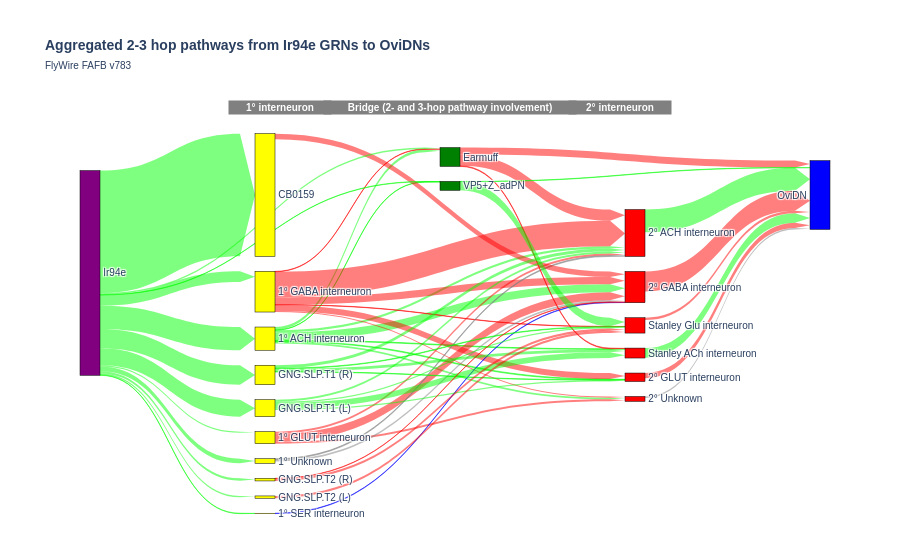

Notebook code for this chart:
### Code cell
import plotly.graph_objects as go

aggregated = pd.read_csv("grouped_edge_list.csv")

# Build global labels
name_to_idx = {}
labels = []

source = []
target = []
value = []

for group in aggregated['pre_group'].unique():
    if group not in name_to_idx:
        name_to_idx[group] = len(labels)
        labels.append(group)

for group in aggregated['post_group'].unique():
    if group not in name_to_idx:
        name_to_idx[group] = len(labels)
        labels.append(group)

for _, row in aggregated.iterrows():
    if row['pre_group'] == row['post_group']: continue
    source.append(name_to_idx[row['pre_group']])
    target.append(name_to_idx[row['post_group']])
    value.append(row['syn_count'])

name_to_color = { # Key by group name for easier identification
    "Ir94e": {"line": "purple", "arrow": "rgba(0, 255, 0, 0.5)"},
    "GNG.SLP.T1 (L)": {"line": "yellow", "arrow": "rgba(0, 255, 0, 0.5)"},
    "GNG.SLP.T1 (R)": {"line": "yellow", "arrow": "rgba(0, 255, 0, 0.5)"},
    "GNG.SLP.T2 (L)": {"line": "yellow", "arrow": "rgba(255, 0, 0, 0.5)"},
    "GNG.SLP.T2 (R)": {"line": "yellow", "arrow": "rgba(255, 0, 0, 0.5)"},
    "Earmuff": {"line": "green", "arrow": "rgba(255, 0, 0, 0.5)"},
    "Stanley Glu interneuron": {"line": "red", "arrow": "rgba(255, 0, 0, 0.5)"},
    "Stanley ACh interneuron": {"line": "red", "arrow": "rgba(0, 255, 0, 0.5)"},
    "OviDN": {"line": "blue", "arrow": "rgba(0, 255, 0, 0.5)"},
    "1° ACH interneuron": {"line": "yellow", "arrow": "rgba(0, 255, 0, 0.5)"},
    "1° GABA interneuron": {"line": "yellow", "arrow": "rgba(255, 0, 0, 0.5)"},
    "1° GLUT interneuron": {"line": "yellow", "arrow": "rgba(255, 0, 0, 0.5)"},
    "1° SER interneuron": {"line": "yellow", "arrow": "rgba(0, 0, 255, 0.5)"},
    "2° ACH interneuron": {"line": "red", "arrow": "rgba(0, 255, 0, 0.5)"},
    "2° GABA interneuron": {"line": "red", "arrow": "rgba(255, 0, 0, 0.5)"},
    "2° GLUT interneuron": {"line": "red", "arrow": "rgba(255, 0, 0, 0.5)"},
    "AVLP315": {"line": "red", "arrow": "rgba(0, 255, 0, 0.5)"},
    "CB0159": {"line": "yellow", "arrow": "rgba(255, 0, 0, 0.5)"},
    "CB0437": {"line": "yellow", "arrow": "rgba(0, 255, 0, 0.5)"},
    "CB0550": {"line": "red", "arrow": "rgba(255, 0, 0, 0.5)"},
    "SLP234": {"line": "yellow", "arrow": "rgba(0, 255, 0, 0.5)"},
    "SLP236": {"line": "red", "arrow": "rgba(0, 255, 0, 0.5)"},
    "SMP550": {"line": "red", "arrow": "rgba(0, 255, 0, 0.5)"},
    "1° Unknown": {"line": "yellow", "arrow": "rgba(128, 128, 128, 0.5)"},
    "2° Unknown": {"line": "red", "arrow": "rgba(128, 128, 128, 0.5)"},
    "VESa2_P01": {"line": "red", "arrow": "rgba(255, 0, 0, 0.5)"},
    "VP5+Z_adPN": {"line": "green", "arrow": "rgba(0, 255, 0, 0.5)"}
}

node_colors = [name_to_color.get(label, {"line": "grey"})['line'] for label in labels]
arrow_colors = [name_to_color.get(labels[src], {"arrow": "rgba(128, 128, 128, 0.5)"})['arrow'] for src in source]

def category_to_pos(x):
    if x == "Ir94e": return 0
    if x == "OviDN": return 1
    if name_to_color[x]["line"] == "yellow": return 0.25
    if name_to_color[x]["line"] == "red": return 0.75
    if name_to_color[x]["line"] == "green": return 0.5

x = [category_to_pos(l) for l in labels]
y=[0.15 if name_to_color[l]["line"] == "green" else 0.35 if name_to_color[l]["line"] == "red" else 0.25 for l in labels]

# plot Sankey
fig = go.Figure(data=[go.Sankey(
    arrangement='snap',
    node=dict(
        pad=15,
        thickness=20,
        line=dict(color="black", width=0.5),
        label=labels,
        color=node_colors,
        x=x,
        y=y
    ),
    link=dict(
        arrowlen=15,
        source=source,
        target=target,
        value=value,
        color=arrow_colors
    ),
)])
fig.update_layout(font_size=10, font_family="Arial", title=dict(text="Aggregated 2-3 hop pathways from Ir94e GRNs to OviDNs", font_weight="bold", subtitle=dict(text="FlyWire FAFB v783")))
fig.add_annotation(text="1° interneuron", x=0.20, y=1, width=100, bgcolor="gray", showarrow=False, font=dict(color="white", weight="bold"))
fig.add_annotation(text="Bridge (2- and 3-hop pathway involvement)", x=0.5, y=1, width=250, bgcolor="gray", showarrow=False, font=dict(color="white", weight="bold"))
fig.add_annotation(text="2° interneuron", x=0.8, y=1, width=100, bgcolor="gray", showarrow=False, font=dict(color="white", weight="bold"))
fig.show()
fig.write_image("v783_characterized.png", width=1000, scale=3)

### Figure 1 — Plotly figure (JSON) as saved in the notebook; plotly's stock layout.template omitted (floating-point values rounded to 4 significant figures)
{"data": [{"arrangement": "snap", "link": {"arrowlen": 15, "color": ["rgba(0, 255, 0, 0.5)", "rgba(0, 255, 0, 0.5)", "rgba(0, 255, 0, 0.5)", "rgba(0, 255, 0, 0.5)", "rgba(0, 255, 0, 0.5)", "rgba(0, 255, 0, 0.5)", "rgba(0, 255, 0, 0.5)", "rgba(255, 0, 0, 0.5)", "rgba(255, 0, 0, 0.5)", "rgba(255, 0, 0, 0.5)", "rgba(255, 0, 0, 0.5)", "rgba(255, 0, 0, 0.5)", "rgba(255, 0, 0, 0.5)", "rgba(255, 0, 0, 0.5)", "rgba(255, 0, 0, 0.5)", "rgba(255, 0, 0, 0.5)", "rgba(0, 0, 255, 0.5)", "rgba(128, 128, 128, 0.5)", "rgba(128, 128, 128, 0.5)", "rgba(0, 255, 0, 0.5)", "rgba(255, 0, 0, 0.5)", "rgba(255, 0, 0, 0.5)", "rgba(128, 128, 128, 0.5)", "rgba(255, 0, 0, 0.5)", "rgba(255, 0, 0, 0.5)", "rgba(255, 0, 0, 0.5)", "rgba(255, 0, 0, 0.5)", "rgba(0, 255, 0, 0.5)", "rgba(0, 255, 0, 0.5)", "rgba(0, 255, 0, 0.5)", "rgba(0, 255, 0, 0.5)", "rgba(0, 255, 0, 0.5)", "rgba(0, 255, 0, 0.5)", "rgba(0, 255, 0, 0.5)", "rgba(0, 255, 0, 0.5)", "rgba(255, 0, 0, 0.5)", "rgba(255, 0, 0, 0.5)", "rgba(255, 0, 0, 0.5)", "rgba(0, 255, 0, 0.5)", "rgba(0, 255, 0, 0.5)", "rgba(0, 255, 0, 0.5)", "rgba(0, 255, 0, 0.5)", "rgba(0, 255, 0, 0.5)", "rgba(0, 255, 0, 0.5)", "rgba(0, 255, 0, 0.5)", "rgba(0, 255, 0, 0.5)", "rgba(0, 255, 0, 0.5)", "rgba(0, 255, 0, 0.5)", "rgba(0, 255, 0, 0.5)", "rgba(0, 255, 0, 0.5)", "rgba(0, 255, 0, 0.5)", "rgba(255, 0, 0, 0.5)", "rgba(0, 255, 0, 0.5)", "rgba(0, 255, 0, 0.5)"], "source": [0, 0, 0, 0, 0, 0, 0, 1, 1, 1, 1, 1, 1, 2, 2, 2, 3, 4, 4, 5, 6, 7, 8, 9, 10, 10, 10, 11, 11, 11, 11, 12, 12, 12, 12, 13, 14, 14, 15, 15, 15, 15, 15, 15, 15, 15, 15, 15, 15, 15, 16, 17, 18, 18], "target": [5, 6, 7, 8, 10, 16, 18, 5, 6, 7, 8, 10, 17, 5, 6, 8, 6, 5, 6, 19, 19, 19, 19, 6, 5, 19, 16, 5, 7, 16, 17, 5, 7, 16, 17, 17, 6, 17, 0, 1, 2, 3, 4, 9, 10, 11, 12, 13, 14, 18, 19, 19, 19, 17], "value": [33, 116, 12, 25, 42, 10, 6, 377, 108, 88, 17, 6, 5, 30, 118, 30, 6, 13, 27, 337, 298, 77, 21, 82, 166, 102, 10, 31, 19, 84, 19, 43, 6, 43, 8, 34, 5, 34, 343, 158, 18, 6, 68, 1813, 21, 251, 287, 19, 36, 5, 142, 34, 5, 127]}, "node": {"color": ["yellow", "yellow", "yellow", "yellow", "yellow", "red", "red", "red", "red", "yellow", "green", "yellow", "yellow", "yellow", "yellow", "purple", "red", "red", "green", "blue"], "label": ["1° ACH interneuron", "1° GABA interneuron", "1° GLUT interneuron", "1° SER interneuron", "1° Unknown", "2° ACH interneuron", "2° GABA interneuron", "2° GLUT interneuron", "2° Unknown", "CB0159", "Earmuff", "GNG.SLP.T1 (L)", "GNG.SLP.T1 (R)", "GNG.SLP.T2 (L)", "GNG.SLP.T2 (R)", "Ir94e", "Stanley ACh interneuron", "Stanley Glu interneuron", "VP5+Z_adPN", "OviDN"], "line": {"color": "black", "width": 0.5}, "pad": 15, "thickness": 20, "x": [0.25, 0.25, 0.25, 0.25, 0.25, 0.75, 0.75, 0.75, 0.75, 0.25, 0.5, 0.25, 0.25, 0.25, 0.25, 0, 0.75, 0.75, 0.5, 1], "y": [0.25, 0.25, 0.25, 0.25, 0.25, 0.35, 0.35, 0.35, 0.35, 0.25, 0.15, 0.25, 0.25, 0.25, 0.25, 0.25, 0.35, 0.35, 0.15, 0.25]}, "type": "sankey"}], "layout": {"annotations": [{"bgcolor": "gray", "font": {"color": "white", "weight": "bold"}, "showarrow": false, "text": "1° interneuron", "width": 100, "x": 0.2, "y": 1}, {"bgcolor": "gray", "font": {"color": "white", "weight": "bold"}, "showarrow": false, "text": "Bridge (2- and 3-hop pathway involvement)", "width": 250, "x": 0.5, "y": 1}, {"bgcolor": "gray", "font": {"color": "white", "weight": "bold"}, "showarrow": false, "text": "2° interneuron", "width": 100, "x": 0.8, "y": 1}], "font": {"family": "Arial", "size": 10}, "title": {"font": {"weight": "bold"}, "subtitle": {"text": "FlyWire FAFB v783"}, "text": "Aggregated 2-3 hop pathways from Ir94e GRNs to OviDNs"}}}
